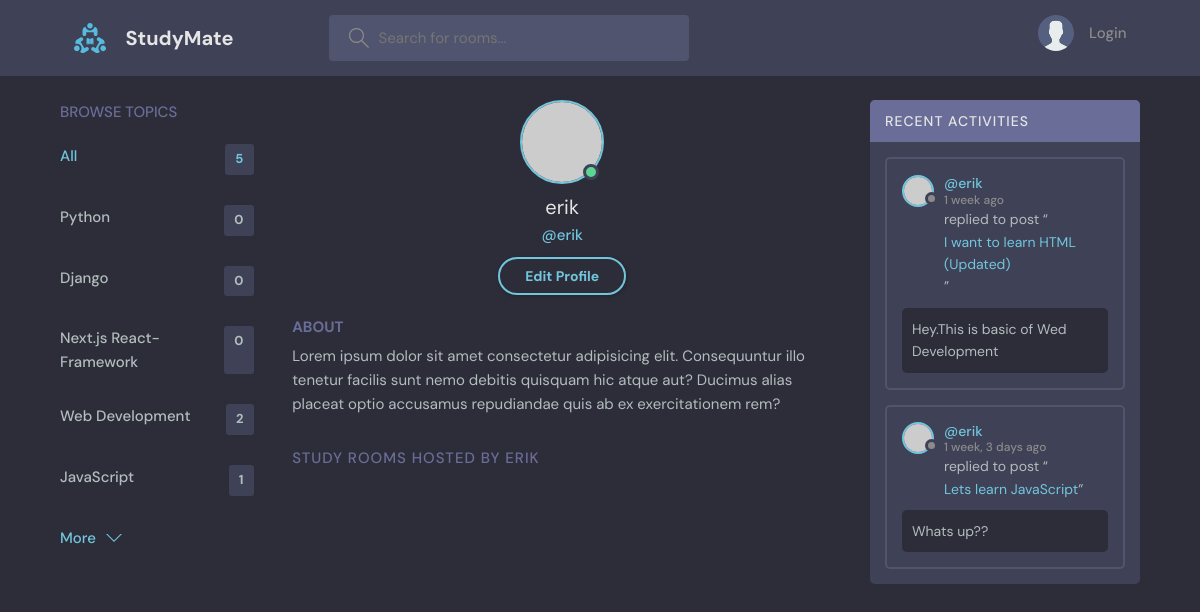
The page /profile/3/ on the database as committed earlier.
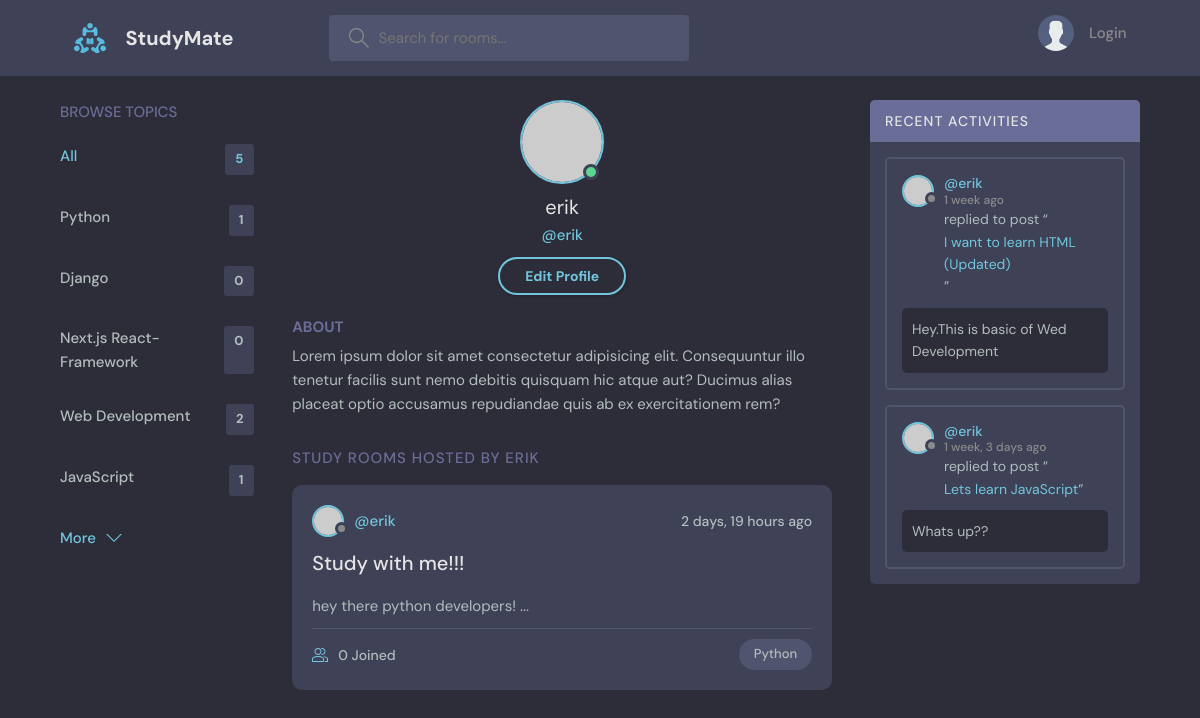
The same page on the database as committed later.
### base/models.py (models this page shows, shortened)
class Topic(models.Model):
    name = models.CharField(max_length=200)
    def __str__(self):
        return self.name

class Message(models.Model):
    user = models.ForeignKey(User, on_delete=models.CASCADE) # database table relationship
    room = models.ForeignKey(Room, on_delete=models.CASCADE)
    body = models.TextField()
    updated = models.DateTimeField(auto_now=True)
    created = models.DateTimeField(auto_now_add=True)
    class Meta:
        ordering = ['-updated', '-created'] # '-' enables order by descending order(new first)

class Room(models.Model):
    host = models.ForeignKey(User, on_delete=models.SET_NULL, null=True) # database table relationship
    topic=  models.ForeignKey(Topic, on_delete=models.SET_NULL, null=True)
    name = models.CharField(max_length=200)
    description = models.TextField(null=True, blank=True)
    participants = models.ManyToManyField(User, related_name='participants',blank=True)  # many to many relationship.
    updated = models.DateTimeField(auto_now=True) #updates each time an item is updated
    created = models.DateTimeField(auto_now_add=True) #runs ONLY once when an item is created in DB
    class Meta:
        ordering = ['-updated', '-created'] # '-' enables order by descending order(new first)
    def __str__(self):
        return self.name
    def desc(self):
        return self.description[0:120]  # get first 50 characters of the description attribute

### base/views.py (the view)
# urls.py: path('profile/<str:pk>/', views.userProfile, name="user-profile"),
def userProfile(request, pk):
    user = User.objects.get(id=pk)
    rooms = user.room_set.all()  # fetch all rooms related to the user
    room_messages = user.message_set.all()  # fetch all messages related to the user
    topics = Topic.objects.all()  # all topics
    context = {'user': user, 'rooms':rooms, 'topics':topics, 'room_messages':room_messages}
    return render(request, 'base/profile.html', context)

### base/templates/base/profile.html
{% extends 'main.html' %}
{% block content %}
<div class="profile-page layout layout--3">
  <div class="container">
    {% include 'base/topics_component.html' %}
    <div class="roomList">
      <div class="profile">
        <div class="profile__avatar">
          <div class="avatar avatar--large active">
            <img src="https://randomuser.me/api/portraits/men/11.jpg" />
          </div>
        </div>
        <div class="profile__info">
          <h3>{{user}}</h3>
          <p>@{{user.username}}</p>
          <a href="edit-user.html" class="btn btn--main btn--pill">Edit Profile</a>
        </div>
        <div class="profile__about">
          <h3>About</h3>
          <p>
            Lorem ipsum dolor sit amet consectetur adipisicing elit. Consequuntur illo tenetur
            facilis sunt nemo debitis quisquam hic atque aut? Ducimus alias placeat optio
            accusamus repudiandae quis ab ex exercitationem rem?
          </p>
        </div>
      </div>
      <div class="roomList__header">
        <div>
          <h2>Study Rooms Hosted by {{user}}</a>
          </h2>
        </div>
      </div>
      {% include 'base/feed_component.html' %}
    </div>
    {% include 'base/activity_component.html' %}
  </div>
</div>
{% endblock content %}

### templates/main.html (shortened to what this page needs)
<!DOCTYPE html>
{% load static %}
<html lang="en">
  <head>
    <link rel="stylesheet" href="{% static 'styles/style.css' %}" />
  </head>
  <body>
    {% include 'navbar.html' %}
    {% block content %}
    {% endblock %}
  </body>
</html>

### templates/navbar.html (shortened to what this page needs)
{% load static %}
<header class="header header--loggedIn">
  <div class="container">
    <a href="{% url 'home' %}" class="header__logo">
      <img src="{% static 'images/logo.svg' %}" />
      <h1>StudyMate</h1>
    </a>
    <form class="header__search" method="GET" action="{% url 'home' %}">
      <label>
        <input name="q" type="text" placeholder="Search for rooms..." />
      </label>
    </form>
    <nav class="header__menu">
      {% if request.user.is_authenticated %}
      <div class="header__user">
        <a href="profile.html">
          <div class="avatar avatar--medium active">
            <img src="https://randomuser.me/api/portraits/men/37.jpg" />
          </div>
          <p>{{request.user}} <span>@{{request.user.username}}</span></p>
        </a>
        <button class="dropdown-button">
          <svg
            version="1.1"
            xmlns="http://www.w3.org/2000/svg"
            width="32"
            height="32"
            viewBox="0 0 32 32"
          >
            <title>chevron-down</title>
            <path d="M16 21l-13-13h-3l16 16 16-16h-3l-13 13z"></path>
          </svg>
        </button>
      </div>
      {% else %}
      <a href="{% url 'login' %}">
        <img src="{% static 'images/avatar.svg' %}"/>
        <p>Login</p>
      </a>
      {% endif %}
    </nav>
  </div>
</header>

### base/templates/base/topics_component.html
<div class="topics">
  <div class="topics__header">
    <h2>Browse Topics</h2>
  </div>
  <ul class="topics__list">
    <li>
      <a href="{% url 'home' %}" class="active">All <span>{{topics.count}}</span></a>
    </li>
    {% for topic in topics %}
    <li>
      <a href="{% url 'home' %}?q={{topic.name}}">{{topic.name}}<span>{{topic.room_set.all.count}}</span></a>
    </li>
    {% endfor %}
  </ul>
  <a class="btn btn--link" href="topics.html">
    More
    <svg
      version="1.1"
      xmlns="http://www.w3.org/2000/svg"
      width="32"
      height="32"
      viewBox="0 0 32 32"
    >
      <title>chevron-down</title>
      <path d="M16 21l-13-13h-3l16 16 16-16h-3l-13 13z"></path>
    </svg>
  </a>
</div>

### base/templates/base/feed_component.html (shortened to what this page needs)
{% for room in rooms %}
<div class="roomListRoom">
  <div class="roomListRoom__header">
    <a
      href="{% url 'user-profile' room.host.id %}"
      class="roomListRoom__author"
    >
      <div class="avatar avatar--small">
        <img src="https://randomuser.me/api/portraits/women/11.jpg" />
      </div>
      <span>@{{room.host.username}}</span>
    </a>
    <div class="roomListRoom__actions">
      <span>{{room.created|timesince}} ago</span>
    </div>
  </div>
  <div class="roomListRoom__content">
    <a href="{% url 'room' room.id %}">{{room.name}}</a>
    <p>{{room.desc}} ...</p>
  </div>
  <div class="roomListRoom__meta">
    <a href="{% url 'room' room.id %}" class="roomListRoom__joined">
      {{room.participants.count}} Joined
    </a>
    <p class="roomListRoom__topic">{{room.topic}}</p>
  </div>
</div>
{% endfor %}

### base/templates/base/activity_component.html (shortened to what this page needs)
<div class="activities">
  <div class="activities__header">
    <h2>Recent Activities</h2>
  </div>
  {% for message in room_messages %}
  <div class="activities__box">
    <div class="activities__boxHeader roomListRoom__header">
      <a
        href="{% url 'user-profile' message.user.id %}"
        class="roomListRoom__author"
      >
        <div class="avatar avatar--small">
          <img src="https://randomuser.me/api/portraits/women/11.jpg" />
        </div>
        <p>
          @{{message.user.username}}
          <span>{{message.created|timesince}} ago</span>
        </p>
      </a>
    </div>
    <div class="activities__boxContent">
      <p>replied to post “<a href="{% url 'room' message.room.id %}">{{message.room}}</a>”</p>
      <div class="activities__boxRoomContent">{{message.body}}</div>
    </div>
  </div>
  {% endfor %}
</div>

Rows that differ between the two databases and show on the page:
computed for Topic "Python": room_set.all.count "0" → "1"
added Room: host.username "erik", created "2 days, 19 hours", name "Study with me!!!", desc "hey there python developers!", participants.count "0", topic "Python"
